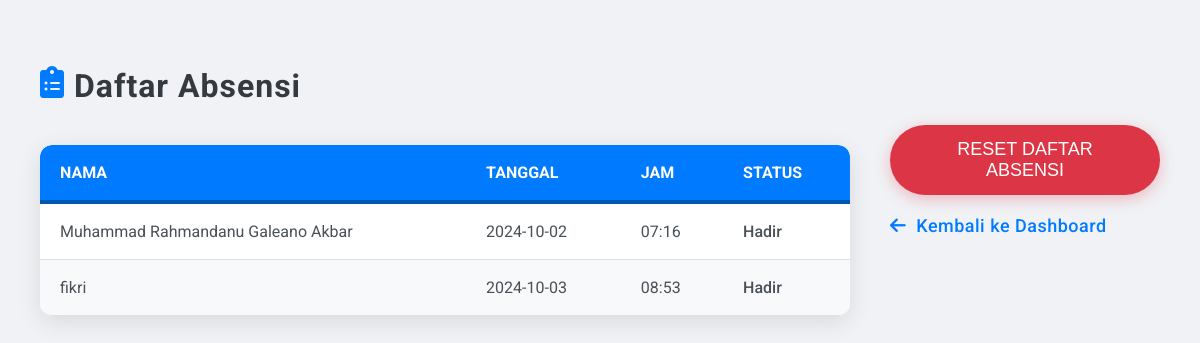
Screenshot of /daftar_absen with the database file from the repository.
### tables this page shows
CREATE TABLE absensi (
                    id INTEGER PRIMARY KEY AUTOINCREMENT,
                    nama TEXT NOT NULL,
                    tanggal TEXT NOT NULL,
                    jam TEXT NOT NULL,
                    status TEXT NOT NULL);

### app.py (the view)
@app.route('/daftar_absen')
def daftar_absen():
    with sqlite3.connect('user_database.db') as conn:
        cursor = conn.cursor()
        cursor.execute('SELECT nama, tanggal, jam, status FROM absensi')
        daftar_absensi = cursor.fetchall()
    return render_template('daftar_absen.html', absensi=daftar_absensi)

### templates/daftar_absen.html (shortened to what this page needs)
<!DOCTYPE html>
<html lang="en">
<head>
    <link rel="stylesheet" href="https://cdnjs.cloudflare.com/ajax/libs/font-awesome/6.0.0-beta3/css/all.min.css">
</head>
<body>
    <div class="container">
        <div class="page-title">
            <i class="fas fa-clipboard-list"></i>
            <h2>Daftar Absensi</h2>
        </div>
        <div class="content-wrapper">
            <div class="absensi-table">
                <table>
                    <thead>
                        <tr>
                            <th>Nama</th>
                            <th>Tanggal</th>
                            <th>Jam</th>
                            <th>Status</th>
                        </tr>
                    </thead>
                    <tbody>
                        {% for entry in absensi %}
                        <tr>
                            <td>{{ entry[0] }}</td>
                            <td>{{ entry[1] }}</td>
                            <td>{{ entry[2] }}</td>
                            <td>{{ entry[3] }}</td>
                        </tr>
                        {% endfor %}
                    </tbody>
                </table>
            </div>
            <div class="actions">
                <form action="{{ url_for('reset_absensi') }}" method="post">
                    <button type="submit" class="btn-reset">Reset Daftar Absensi</button>
                </form>
                <a href="/" class="back-link">
                    <i class="fas fa-arrow-left"></i> Kembali ke Dashboard
                </a>
            </div>
        </div>
    </div>
</body>
</html>

### templates/daftar_absen.html (style rules this page uses)
body { font-family: 'Roboto', sans-serif; background-color: #f0f2f5; margin: 0; padding: 40px; color: #495057; display: flex; justify-content: flex-start; }
.container { max-width: 1200px; margin: 0 auto; width: 100%; }
h2 { text-align: left; color: #343a40; margin-bottom: 20px; font-weight: 700; font-size: 32px; letter-spacing: 1px; }
.page-title { display: flex; align-items: center; gap: 10px; }
.page-title i { color: #007bff; font-size: 32px; }
.content-wrapper { display: flex; justify-content: flex-start; align-items: flex-start; gap: 40px; }
.absensi-table { flex: 3; }
table { width: 100%; border-collapse: separate; border-spacing: 0; margin-top: 20px; overflow: hidden; box-shadow: 0 6px 25px rgba(0, 0, 0, 0.1); background-color: #ffffff; border-radius: 12px; }
th, td { padding: 18px 20px; text-align: left; font-size: 16px; }
th { background-color: #007bff; color: white; font-weight: bold; text-transform: uppercase; border-bottom: 4px solid #0056b3; }
tr:nth-child(even) { background-color: #f8f9fa; }
td { border-bottom: 1px solid #dee2e6; }
td:last-child { text-transform: capitalize; font-weight: 500; }
table tr:first-child th:first-child { border-top-left-radius: 12px; }
table tr:first-child th:last-child { border-top-right-radius: 12px; }
table tr:last-child td:first-child { border-bottom-left-radius: 12px; }
table tr:last-child td:last-child { border-bottom-right-radius: 12px; }
.actions { display: flex; flex-direction: column; align-items: flex-start; gap: 20px; flex: 1; }
.btn-reset { background-color: #dc3545; color: white; border: none; padding: 14px 28px; border-radius: 50px; cursor: pointer; font-size: 18px; font-weight: 500; text-transform: uppercase; transition: background-color 0.3s ease, transform 0.2s ease; box-shadow: 0 4px 15px rgba(220, 53, 69, 0.3); width: 100%; max-width: 300px; }
.back-link { display: inline-flex; align-items: center; justify-content: center; color: #007bff; text-decoration: none; font-size: 18px; font-weight: 500; letter-spacing: 0.5px; transition: color 0.3s ease; }
.back-link i { margin-right: 10px; }

### rows the page displays
absensi: nama "Muhammad Rahmandanu Galeano Akbar", tanggal "2024-10-02", jam "07:16", status "Hadir"
absensi: nama "fikri", tanggal "2024-10-03", jam "08:53", status "Hadir"
